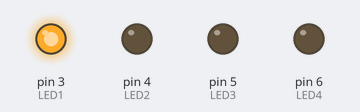
Recording of a sketch running on a simulated Arduino Uno, built with avr-gcc and run on an emulated ATmega328P. Shown: output pins drawn as LEDs (lit = HIGH).

Above: at 0.5 s.
At 3.5 s:
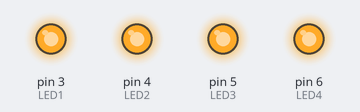
At 4.5 s:
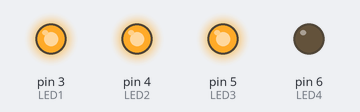
At 7.5 s:
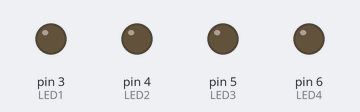
At 9.5 s:
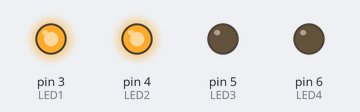
Timing chart, 0 to 10.4 s (numbered marks = the images above):
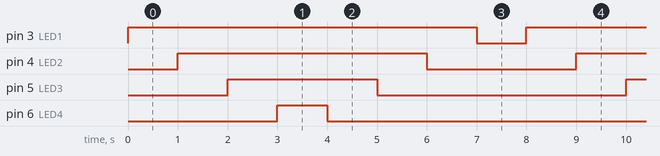

The sketch:

LED_multiple.ino
```cpp
int LED1 =3;
int LED2 =4;
int LED3 =5;
int LED4 =6;

void setup() {
  pinMode(LED1, OUTPUT);
  pinMode(LED2, OUTPUT);
  pinMode(LED3, OUTPUT);
  pinMode(LED4, OUTPUT);
}

void loop() {
  digitalWrite(3, HIGH);
  delay(1000);
  digitalWrite(4, HIGH);
  delay(1000);
  digitalWrite(5, HIGH);
  delay(1000);
  digitalWrite(6, HIGH);
  delay(1000);
  digitalWrite(6, LOW);
  delay(1000);
  digitalWrite(5, LOW);
  delay(1000);
  digitalWrite(4, LOW);
  delay(1000);
  digitalWrite(3, LOW);
  delay(1000);
}
```

Measured:
- by itself, pin 3 (LED1): alternates HIGH for 7.0 s and LOW for 1.0 s
- by itself, pin 4 (LED2): alternates HIGH for 5.0 s and LOW for 3.0 s
- by itself, pin 5 (LED3): alternates HIGH for 3.0 s and LOW for 5.0 s
- by itself, pin 6 (LED4): alternates HIGH for 1.0 s and LOW for 7.0 s
